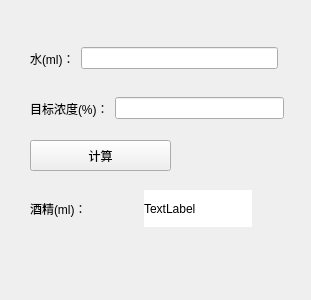
<?xml version="1.0" encoding="UTF-8"?>
<ui version="4.0">
 <class>Form</class>
 <widget class="QWidget" name="Form">
  <property name="geometry">
   <rect>
    <x>0</x>
    <y>0</y>
    <width>311</width>
    <height>300</height>
   </rect>
  </property>
  <property name="windowTitle">
   <string>Form</string>
  </property>
  <widget class="QPushButton" name="Do_acohol">
   <property name="geometry">
    <rect>
     <x>30</x>
     <y>140</y>
     <width>141</width>
     <height>31</height>
    </rect>
   </property>
   <property name="styleSheet">
    <string notr="true">font: 75 14pt &quot;微软雅黑&quot;;</string>
   </property>
   <property name="text">
    <string>计算</string>
   </property>
  </widget>
  <widget class="QWidget" name="">
   <property name="geometry">
    <rect>
     <x>30</x>
     <y>40</y>
     <width>248</width>
     <height>37</height>
    </rect>
   </property>
   <layout class="QHBoxLayout" name="horizontalLayout">
    <item>
     <widget class="QLabel" name="label1">
      <property name="styleSheet">
       <string notr="true">font: 75 14pt &quot;微软雅黑&quot;;</string>
      </property>
      <property name="text">
       <string>水(ml)：</string>
      </property>
     </widget>
    </item>
    <item>
     <widget class="QLineEdit" name="water_vol"/>
    </item>
   </layout>
  </widget>
  <widget class="QWidget" name="">
   <property name="geometry">
    <rect>
     <x>30</x>
     <y>90</y>
     <width>254</width>
     <height>37</height>
    </rect>
   </property>
   <layout class="QHBoxLayout" name="horizontalLayout_2">
    <item>
     <widget class="QLabel" name="label1_2">
      <property name="styleSheet">
       <string notr="true">font: 75 14pt &quot;微软雅黑&quot;;</string>
      </property>
      <property name="text">
       <string>目标浓度(%)：</string>
      </property>
     </widget>
    </item>
    <item>
     <widget class="QLineEdit" name="concentration"/>
    </item>
   </layout>
  </widget>
  <widget class="QWidget" name="">
   <property name="geometry">
    <rect>
     <x>30</x>
     <y>190</y>
     <width>222</width>
     <height>37</height>
    </rect>
   </property>
   <layout class="QHBoxLayout" name="horizontalLayout_3">
    <item>
     <widget class="QLabel" name="label1_3">
      <property name="styleSheet">
       <string notr="true">font: 75 14pt &quot;微软雅黑&quot;;</string>
      </property>
      <property name="text">
       <string>酒精(ml)：</string>
      </property>
     </widget>
    </item>
    <item>
     <widget class="QLabel" name="label_water_3">
      <property name="styleSheet">
       <string notr="true">font: 20pt &quot;微软雅黑&quot;;
color: rgb(0,0,0);
background-color: rgb(255, 255, 255);</string>
      </property>
      <property name="text">
       <string>TextLabel</string>
      </property>
     </widget>
    </item>
   </layout>
  </widget>
 </widget>
 <resources/>
 <connections/>
</ui>
